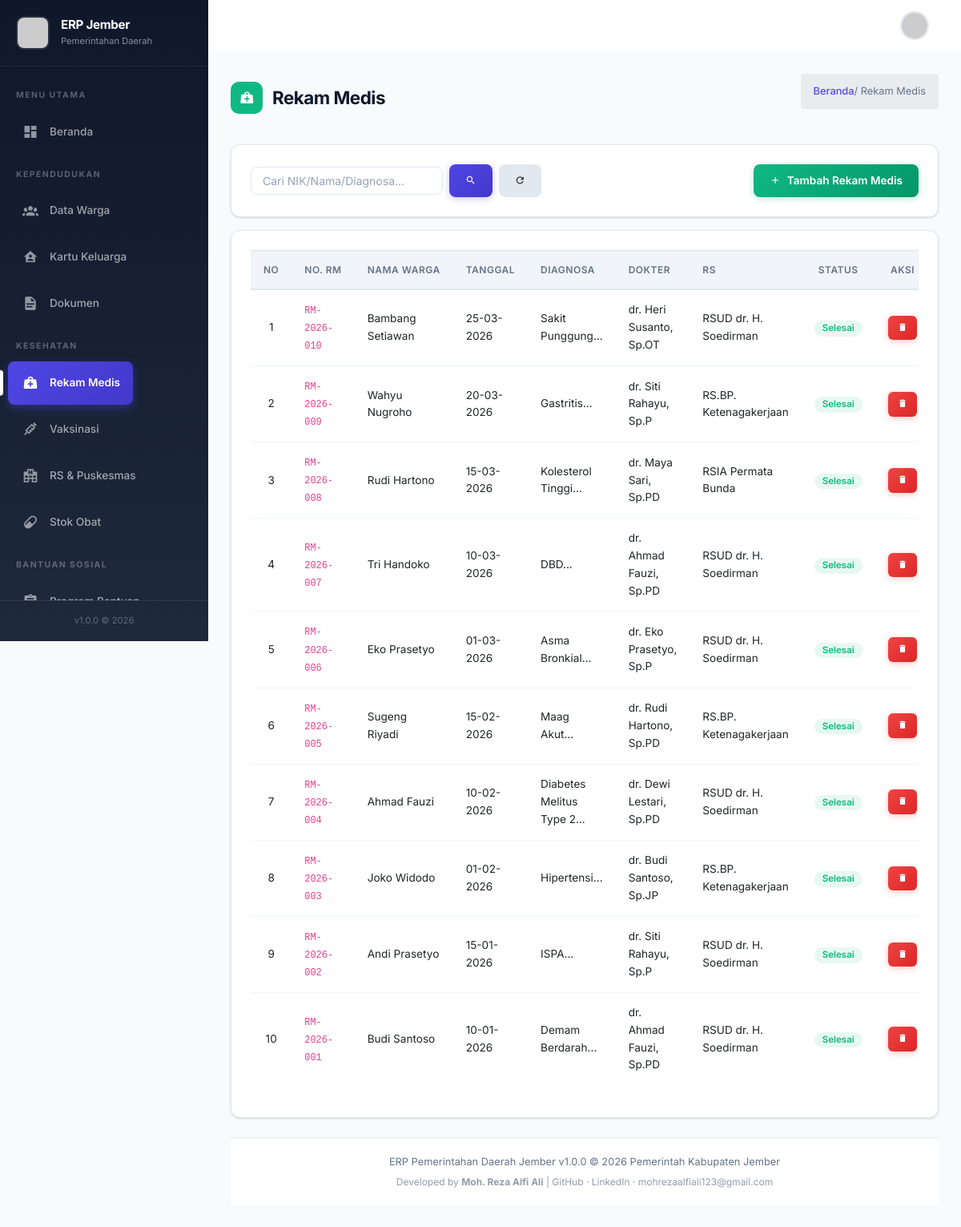
Screenshot of /modul/kesehatan/rekam_medis.php (signed in) with the database file from the repository.
### tables this page shows
CREATE TABLE `tbl_rekam_medis` (
  `id` int(11) NOT NULL,
  `warga_id` int(11) NOT NULL,
  `nomor_rm` varchar(20) DEFAULT NULL,
  `tanggal` date NOT NULL,
  `diagnosa` text DEFAULT NULL,
  `gejala` text DEFAULT NULL,
  `tindakan` text DEFAULT NULL,
  `obat_diberikan` text DEFAULT NULL,
  `nama_dokter` varchar(100) DEFAULT NULL,
  `rumah_sakit_id` int(11) DEFAULT NULL,
  `status` enum('Rawat Jalan','Rawat Inap','Selesai','Meninggal') DEFAULT 'Rawat Jalan',
  `created_at` timestamp NOT NULL DEFAULT current_timestamp()
);

CREATE TABLE `tbl_warga` (
  `id` int(11) NOT NULL,
  `nik` varchar(16) NOT NULL,
  `nama_lengkap` varchar(100) NOT NULL,
  `tempat_lahir` varchar(100) DEFAULT NULL,
  `tanggal_lahir` date DEFAULT NULL,
  `jenis_kelamin` enum('Laki-laki','Perempuan') NOT NULL,
  `golongan_darah` enum('A','B','AB','O','-') DEFAULT '-',
  `agama` enum('Islam','Kristen','Katolik','Hindu','Buddha','Konghucu') DEFAULT 'Islam',
  `status_kawin` enum('Belum Kawin','Kawin','Cerai Hidup','Cerai Mati') DEFAULT 'Belum Kawin',
  `pekerjaan` varchar(100) DEFAULT NULL,
  `penghasilan` decimal(15,2) DEFAULT 0.00,
  `alamat_lengkap` text DEFAULT NULL,
  `rt` varchar(5) DEFAULT NULL,
  `rw` varchar(5) DEFAULT NULL,
  `desa_id` int(11) DEFAULT NULL,
  `foto` varchar(255) DEFAULT 'default.jpg',
  `status_aktif` tinyint(4) DEFAULT 1,
  `created_at` timestamp NOT NULL DEFAULT current_timestamp(),
  `updated_at` timestamp NOT NULL DEFAULT current_timestamp() ON UPDATE current_timestamp()
);

CREATE TABLE `tbl_rumah_sakit` (
  `id` int(11) NOT NULL,
  `nama_rs` varchar(100) NOT NULL,
  `alamat` text DEFAULT NULL,
  `tipe` enum('RSUD','RS Swasta','RS Khusus') DEFAULT 'RSUD',
  `telepon` varchar(20) DEFAULT NULL,
  `latitude` decimal(10,6) DEFAULT NULL,
  `longitude` decimal(10,6) DEFAULT NULL,
  `kapasitas` int(11) DEFAULT 0,
  `status` enum('Aktif','Non-aktif') DEFAULT 'Aktif',
  `created_at` timestamp NOT NULL DEFAULT current_timestamp()
);

### includes/functions.php (called while the page is built, shortened)
<?php
function sanitize($data) {
    return htmlspecialchars(trim($data), ENT_QUOTES, 'UTF-8');
}
function formatDate($date, $format = 'd-m-Y') {
    return date($format, strtotime($date));
}
function paginate($total, $perPage, $currentPage) {
    $totalPages = ceil($total / $perPage);
    $currentPage = max(1, min($currentPage, $totalPages));
    $offset = ($currentPage - 1) * $perPage;
    return [
        'total' => $total,
        'per_page' => $perPage,
        'current_page' => $currentPage,
        'total_pages' => $totalPages,
        'offset' => $offset
    ];
}

### modul/kesehatan/rekam_medis.php (the view, shortened to what this page needs)
<?php
require_once '../../includes/auth.php';
$search = $_GET['search'] ?? '';
$where = "WHERE 1=1";
$params = [];
$page = max(1, intval($_GET['page'] ?? 1));
$perPage = 10;
$countSql = "SELECT COUNT(*) FROM tbl_rekam_medis rm JOIN tbl_warga w ON w.id = rm.warga_id $where";
$stmt = $dbh->prepare($countSql);
$stmt->execute($params);
$total = $stmt->fetchColumn();
$pagination = paginate($total, $perPage, $page);
$sql = "SELECT rm.*, w.nama_lengkap, w.nik, rs.nama_rs
        FROM tbl_rekam_medis rm
        JOIN tbl_warga w ON w.id = rm.warga_id
        LEFT JOIN tbl_rumah_sakit rs ON rs.id = rm.rumah_sakit_id
        $where
        ORDER BY rm.tanggal DESC
        LIMIT :limit OFFSET :offset";
$stmt = $dbh->prepare($sql);
$stmt->bindValue(':limit', $perPage, PDO::PARAM_INT);
$stmt->bindValue(':offset', $pagination['offset'], PDO::PARAM_INT);
$stmt->execute();
$rekamMedisList = $stmt->fetchAll();
?>
<!DOCTYPE html>
<html lang="id">
<?php include '../../includes/head.php'; ?>
<body>
    <?php include '../../includes/header.php'; ?>
    <?php include '../../includes/sidebar.php'; ?>
    <div class="app-main">
        <div class="page-header">
            <h3>
                <span class="icon bg-success"><i class="mdi mdi-medical-bag"></i></span>
                Rekam Medis
            </h3>
            <div class="breadcrumb"><a href="../dashboard/index.php">Beranda</a> / Rekam Medis</div>
        </div>
        <div class="card mb-3">
            <div class="card-body d-flex justify-content-between align-items-center">
                <form method="get" class="form-inline">
                    <input type="text" class="form-control mr-2" name="search" placeholder="Cari NIK/Nama/Diagnosa..." value="<?= sanitize($search) ?>">
                    <button type="submit" class="btn btn-primary mr-2"><i class="mdi mdi-magnify"></i></button>
                    <a href="rekam_medis.php" class="btn btn-secondary mr-2"><i class="mdi mdi-refresh"></i></a>
                </form>
                <button class="btn btn-success" data-toggle="modal" data-target="#modalTambah">
                    <i class="mdi mdi-plus"></i> Tambah Rekam Medis
                </button>
            </div>
        </div>
        <div class="card">
            <div class="card-body">
                <div class="table-responsive">
                    <table class="table">
                        <thead>
                            <tr>
                                <th class="text-center">No</th>
                                <th>No. RM</th>
                                <th>Nama Warga</th>
                                <th>Tanggal</th>
                                <th>Diagnosa</th>
                                <th>Dokter</th>
                                <th>RS</th>
                                <th class="text-center">Status</th>
                                <th class="text-center">Aksi</th>
                            </tr>
                        </thead>
                        <tbody>
                            <?php $cnt = $pagination['offset'] + 1; foreach ($rekamMedisList as $row): ?>
                            <tr>
                                <td class="text-center"><?= $cnt++ ?></td>
                                <td><code><?= sanitize($row->nomor_rm) ?></code></td>
                                <td><?= sanitize($row->nama_lengkap) ?></td>
                                <td><?= formatDate($row->tanggal) ?></td>
                                <td><?= sanitize(substr($row->diagnosa, 0, 50)) ?>...</td>
                                <td><?= sanitize($row->nama_dokter) ?></td>
                                <td><?= sanitize($row->nama_rs ?? '-') ?></td>
                                <td class="text-center">
                                    <?php
                                    $badgeClass = match($row->status) {
                                        'Selesai' => 'success',
                                        'Rawat Inap' => 'warning',
                                        'Meninggal' => 'danger',
                                        default => 'info'
                                    };
                                    ?>
                                    <span class="badge badge-<?= $badgeClass ?>"><?= $row->status ?></span>
                                </td>
                                <td class="text-center">
                                    <a href="rekam_medis.php?hapus=<?= $row->id ?>" class="btn btn-danger btn-sm btn-delete"><i class="mdi mdi-delete"></i></a>
                                </td>
                            </tr>
                            <?php endforeach; ?>
                        </tbody>
                    </table>
                </div>
            </div>
        </div>
        <?php include '../../includes/footer.php'; ?>
    </div>
</body>
</html>

### rows the page displays
tbl_rekam_medis: nomor_rm "RM-2026-010", warga.nama_lengkap "Bambang Setiawan", tanggal "25-03-2026", diagnosa "Sakit Punggung", nama_dokter "dr. Heri Susanto, Sp.OT", rumah_sakit.nama_rs "RSUD dr. H. Soedirman", status "Selesai"
tbl_rekam_medis: nomor_rm "RM-2026-009", warga.nama_lengkap "Wahyu Nugroho", tanggal "20-03-2026", diagnosa "Gastritis", nama_dokter "dr. Siti Rahayu, Sp.P", rumah_sakit.nama_rs "RS.BP. Ketenagakerjaan", status "Selesai"
tbl_rekam_medis: nomor_rm "RM-2026-008", warga.nama_lengkap "Rudi Hartono", tanggal "15-03-2026", diagnosa "Kolesterol Tinggi", nama_dokter "dr. Maya Sari, Sp.PD", rumah_sakit.nama_rs "RSIA Permata Bunda", status "Selesai"
tbl_rekam_medis: nomor_rm "RM-2026-007", warga.nama_lengkap "Tri Handoko", tanggal "10-03-2026", diagnosa "DBD", nama_dokter "dr. Ahmad Fauzi, Sp.PD", rumah_sakit.nama_rs "RSUD dr. H. Soedirman", status "Selesai"
tbl_rekam_medis: nomor_rm "RM-2026-006", warga.nama_lengkap "Eko Prasetyo", tanggal "01-03-2026", diagnosa "Asma Bronkial", nama_dokter "dr. Eko Prasetyo, Sp.P", rumah_sakit.nama_rs "RSUD dr. H. Soedirman", status "Selesai"
tbl_rekam_medis: nomor_rm "RM-2026-005", warga.nama_lengkap "Sugeng Riyadi", tanggal "15-02-2026", diagnosa "Maag Akut", nama_dokter "dr. Rudi Hartono, Sp.PD", rumah_sakit.nama_rs "RS.BP. Ketenagakerjaan", status "Selesai"
tbl_rekam_medis: nomor_rm "RM-2026-004", warga.nama_lengkap "Ahmad Fauzi", tanggal "10-02-2026", diagnosa "Diabetes Melitus Type 2", nama_dokter "dr. Dewi Lestari, Sp.PD", rumah_sakit.nama_rs "RSUD dr. H. Soedirman", status "Selesai"
tbl_rekam_medis: nomor_rm "RM-2026-003", warga.nama_lengkap "Joko Widodo", tanggal "01-02-2026", diagnosa "Hipertensi", nama_dokter "dr. Budi Santoso, Sp.JP", rumah_sakit.nama_rs "RS.BP. Ketenagakerjaan", status "Selesai"
tbl_rekam_medis: nomor_rm "RM-2026-002", warga.nama_lengkap "Andi Prasetyo", tanggal "15-01-2026", diagnosa "ISPA", nama_dokter "dr. Siti Rahayu, Sp.P", rumah_sakit.nama_rs "RSUD dr. H. Soedirman", status "Selesai"
tbl_rekam_medis: nomor_rm "RM-2026-001", warga.nama_lengkap "Budi Santoso", tanggal "10-01-2026", diagnosa "Demam Berdarah", nama_dokter "dr. Ahmad Fauzi, Sp.PD", rumah_sakit.nama_rs "RSUD dr. H. Soedirman", status "Selesai"

### other values shown
APP_VERSION "1.0.0"
APP_NAME "ERP Pemerintahan Daerah Jember"
